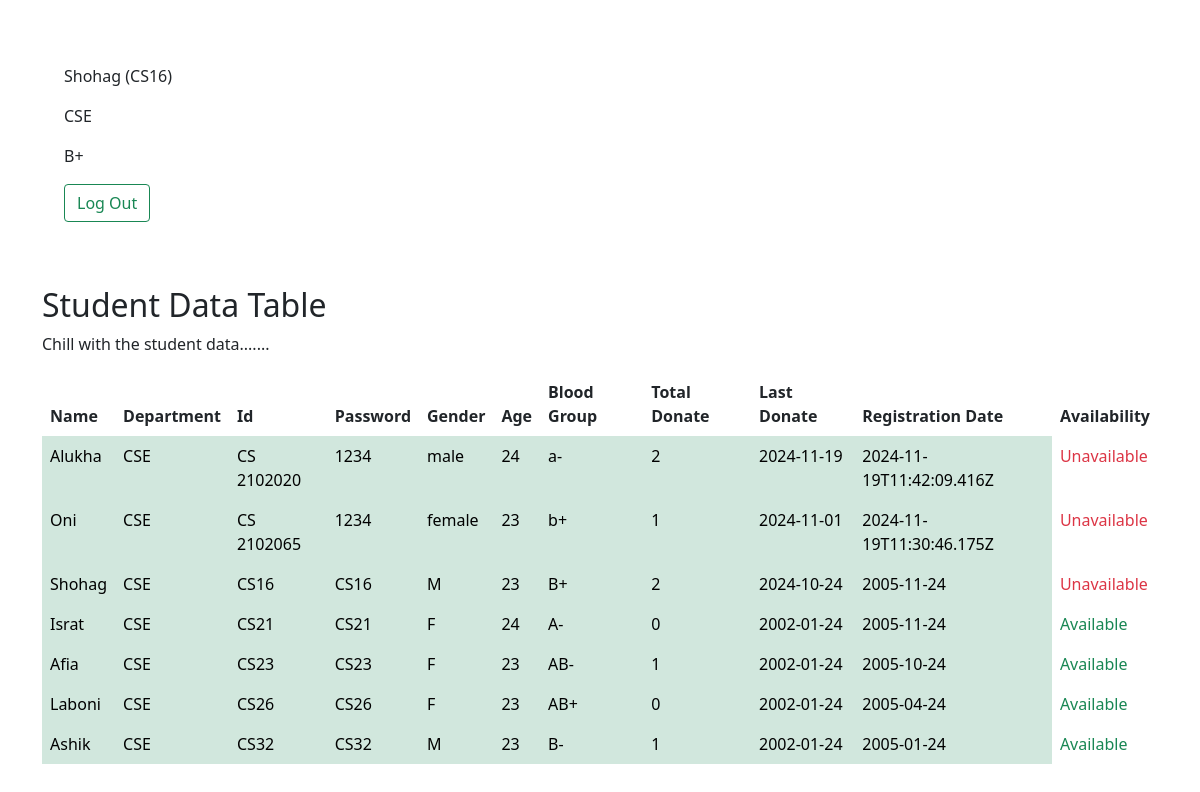
/home.php?id=CS16, run on the app's committed database.
### tables this page shows
CREATE TABLE `s_information` (
  `S_Name` varchar(50) NOT NULL,
  `Department` varchar(10) NOT NULL,
  `ID` varchar(10) NOT NULL,
  `Age` int(11) NOT NULL,
  `Gender` varchar(10) NOT NULL,
  `Blood_Group` varchar(3) NOT NULL,
  `City` varchar(50) NOT NULL,
  `Total_Donate` int(11) NOT NULL,
  `Last_Donate` varchar(100) NOT NULL,
  `Reg_Date` varchar(100) NOT NULL,
  `S_Password` varchar(20) NOT NULL
);

### home.php (the view, shortened to what this page needs)
<!doctype html>
<html lang="en">
<head>
    <link href="https://cdn.jsdelivr.net/npm/bootstrap@5.0.2/dist/css/bootstrap.min.css" rel="stylesheet"
>
</head>
<body>
<div class="card m-5 bg-transparant border-0 text-right">
    <div class="card-body">
        <?php
        $hostname = "localhost";
        $username = "root";
        $password = "";
        $dbname = "blood_bank";
        $id = $_GET['id'];
        $conn = mysqli_connect($hostname, $username, $password, $dbname);
        $data01_select_info = "SELECT * FROM s_information WHERE id='$id'";
        $data01 = $conn->query($data01_select_info);
        while ($d01 = mysqli_fetch_assoc($data01)) {
            ?>
            <p class="text-right"><?php echo $d01["S_Name"]; ?> (<?php echo $d01["ID"]; ?>)</p>
            <p class="text-right"><?php echo $d01["Department"]; ?></p>
            <p class="text-right"><?php echo $d01["Blood_Group"]; ?></p>
            <a href="index.php" class="btn btn-outline-success">Log Out</a>
            <?php
        }
        ?>
    </div>
</div>
<div class="container mt-3">
    <h2>Student Data Table</h2>
    <p>Chill with the student data.......</p>
    <table class="table table-borderless table-hover">
        <thead>
        <tr>
            <th scope="col">Name</th>
            <th scope="col">Department</th>
            <th scope="col">Id</th>
            <th scope="col">Password</th>
            <th scope="col">Gender</th>
            <th scope="col">Age</th>
            <th scope="col">Blood Group</th>
            <th scope="col">Total Donate</th>
            <th scope="col">Last Donate</th>
            <th scope="col">Registration Date</th>
            <th scope="col">Availability</th>
        </tr>
        </thead>
        <tbody>
        <?php
        $data02_select_info = "SELECT * FROM s_information";
        $data02 = $conn->query($data02_select_info);
        while ($d02 = mysqli_fetch_assoc($data02)) {
            $last_donate_date = $d02["Last_Donate"];
            $current_date = date('Y-m-d');
            $diff = (strtotime($current_date) - strtotime($last_donate_date)) / (60 * 60 * 24);
            $availability = $diff >= 90 ? "Available" : "Unavailable";
            ?>
            <tr>
                <td class="table-success"><?php echo $d02["S_Name"]; ?></td>
                <td class="table-success"><?php echo $d02["Department"]; ?></td>
                <td class="table-success"><?php echo $d02["ID"]; ?></td>
                <td class="table-success"><?php echo $d02["S_Password"]; ?></td>
                <td class="table-success"><?php echo $d02["Gender"]; ?></td>
                <td class="table-success"><?php echo $d02["Age"]; ?></td>
                <td class="table-success"><?php echo $d02["Blood_Group"]; ?></td>
                <td class="table-success"><?php echo $d02["Total_Donate"]; ?></td>
                <td class="table-success"><?php echo $d02["Last_Donate"]; ?></td>
                <td class="table-success"><?php echo $d02["Reg_Date"]; ?></td>
                <td class="<?php echo $availability === 'Available' ? 'text-success' : 'text-danger'; ?>">
                    <?php echo $availability; ?>
                </td>
            </tr>
            <?php
        }
        ?>
        </tbody>
    </table>
</div>
</body>
</html>

### data on the page
s_information: S_Name "Shohag", ID "CS16", Department "CSE", Blood_Group "B+", S_Password "CS16", Gender "M", Age "23", Total_Donate "2", Last_Donate "2024-10-24", Reg_Date "2005-11-24"
s_information: S_Name "Alukha", Department "CSE", ID "CS 2102020", S_Password "1234", Gender "male", Age "24", Blood_Group "a-", Total_Donate "2", Last_Donate "2024-11-19", Reg_Date "2024-11-19T11:42:09.416Z"
s_information: S_Name "Oni", Department "CSE", ID "CS 2102065", S_Password "1234", Gender "female", Age "23", Blood_Group "b+", Total_Donate "1", Last_Donate "2024-11-01", Reg_Date "2024-11-19T11:30:46.175Z"
s_information: S_Name "Israt", Department "CSE", ID "CS21", S_Password "CS21", Gender "F", Age "24", Blood_Group "A-", Total_Donate "0", Last_Donate "2002-01-24", Reg_Date "2005-11-24"
s_information: S_Name "Afia", Department "CSE", ID "CS23", S_Password "CS23", Gender "F", Age "23", Blood_Group "AB-", Total_Donate "1", Last_Donate "2002-01-24", Reg_Date "2005-10-24"
s_information: S_Name "Laboni", Department "CSE", ID "CS26", S_Password "CS26", Gender "F", Age "23", Blood_Group "AB+", Total_Donate "0", Last_Donate "2002-01-24", Reg_Date "2005-04-24"
s_information: S_Name "Ashik", Department "CSE", ID "CS32", S_Password "CS32", Gender "M", Age "23", Blood_Group "B-", Total_Donate "1", Last_Donate "2002-01-24", Reg_Date "2005-01-24"
